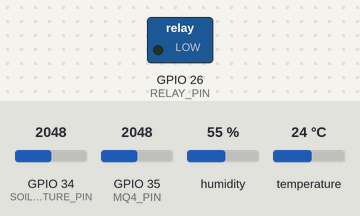
Simulated run of this sketch. Board: ESP32. On the bench: switched loads named in the sketch (green lamp = pin HIGH). Inputs (shaded band) come from the test bench; at power-on: GPIO 34 (SOIL_MOISTURE_PIN) = 2048, GPIO 35 (MQ4_PIN) = 2048, humidity 55 %, temperature 24 °C. WiFi joins after 1.5 s; servers stay silent unless stated; uploads are accepted with an empty reply; what the sketch prints to the serial monitor is not drawn.

Above: at 2.7 s.
2.8 s: GPIO 34 (SOIL_MOISTURE_PIN) set to 2517
8.6 s: GPIO 34 (SOIL_MOISTURE_PIN) set to 2591
At 12.6 s:
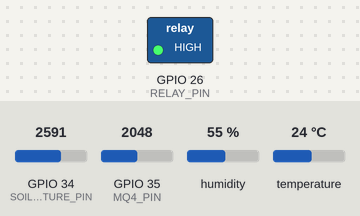
14.4 s: GPIO 34 (SOIL_MOISTURE_PIN) set to 2243
23.8 s: GPIO 34 (SOIL_MOISTURE_PIN) set to 2145
At 28.7 s:
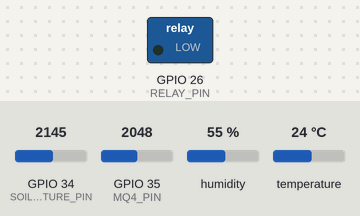
29.6 s: GPIO 34 (SOIL_MOISTURE_PIN) set to 2866
At 34.1 s:
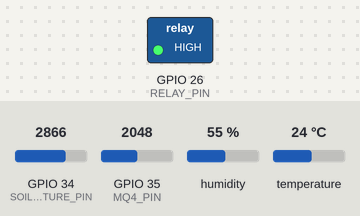
Timing chart, 0 to 35.6 s (numbered marks = the images above; inputs shaded):
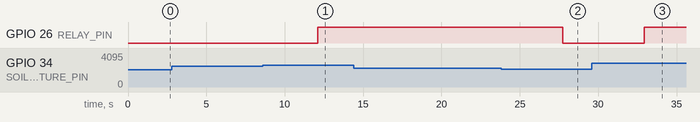

Measured:
- the behaviour switches between 2550 and 2551 on GPIO 34 (SOIL_MOISTURE_PIN) (found by bisection; images 0 and 1)
- the behaviour switches between 2190 and 2189 on GPIO 34 (SOIL_MOISTURE_PIN) (found by bisection; images 1 and 2)
- after the input at 2.8 s, every drawn part: stays the same
- after the input at 8.6 s, GPIO 26 (RELAY_PIN): LOW → HIGH after 3.5 s
- after the input at 14.4 s, every drawn part: stays the same
- after the input at 23.8 s, GPIO 26 (RELAY_PIN): HIGH → LOW after 3.9 s
- after the input at 29.6 s, GPIO 26 (RELAY_PIN): LOW → HIGH after 3.3 s

The sketch:

esp32_example.ino
```cpp
/*
  AgriFuel AI — ESP32 Hardware Example (Future Integration)
  ----------------------------------------------------------
  This sketch is a REFERENCE for how a real ESP32-based farm sensor
  node could eventually send live data to the AgriFuel AI web app.

  It is NOT required to run the hackathon prototype. The web app works
  entirely in DEMO MODE using simulated sensor data — this file exists
  only to show the team's plan for real hardware integration.

  Hardware used in this reference design:
    - ESP32 Dev Board      : Wi-Fi enabled microcontroller, the "brain"
                              of the sensor node.
    - DHT22                : Digital temperature + humidity sensor.
    - Soil Moisture Sensor : Analog capacitive/resistive probe placed
                              in the root zone to estimate soil water
                              content (0-100%).
    - MQ-4                 : Analog gas sensor used here as a rough
                              indicator of methane/biogas-related gas
                              concentration near a biogas digester.
    - Relay Module         : Switches a water pump ON/OFF, controllable
                              remotely from the AgriFuel AI dashboard.

  Data flow (future state):
    ESP32 reads sensors -> formats JSON -> POSTs to a backend endpoint
    -> AgriFuel AI dashboard displays live readings in "Live Mode"
    instead of the current Demo Mode simulation.
*/

#include <WiFi.h>
#include <HTTPClient.h>
#include <DHT.h>

// ---------- Wi-Fi configuration (replace with real credentials) ----------
const char* WIFI_SSID = "YOUR_WIFI_SSID";
const char* WIFI_PASSWORD = "YOUR_WIFI_PASSWORD";

// ---------- Backend endpoint (future integration target) ----------
const char* SERVER_URL = "https://your-agrifuel-backend.example.com/api/sensor-data";

// ---------- Pin assignments ----------
#define DHTPIN 4          // DHT22 data pin
#define DHTTYPE DHT22
#define SOIL_MOISTURE_PIN 34   // Analog input for soil moisture probe
#define MQ4_PIN 35             // Analog input for MQ-4 gas sensor
#define RELAY_PIN 26            // Digital output controlling pump relay

DHT dht(DHTPIN, DHTTYPE);
bool pumpStatus = false;

void connectWiFi() {
  WiFi.begin(WIFI_SSID, WIFI_PASSWORD);
  Serial.print("Connecting to WiFi");
  while (WiFi.status() != WL_CONNECTED) {
    delay(500);
    Serial.print(".");
  }
  Serial.println("\nWiFi connected.");
}

// Reads the raw analog soil moisture value and converts it to an
// approximate 0-100% scale. Calibrate LOW/HIGH for your specific probe.
float readSoilMoisturePercent() {
  int raw = analogRead(SOIL_MOISTURE_PIN);
  int dryValue = 3000;  // raw reading in completely dry soil (calibrate)
  int wetValue = 1200;  // raw reading in fully saturated soil (calibrate)
  float percent = 100.0 * (dryValue - raw) / (dryValue - wetValue);
  if (percent < 0) percent = 0;
  if (percent > 100) percent = 100;
  return percent;
}

// Reads the MQ-4 gas sensor as a simple 0-100 relative indicator.
float readGasLevelPercent() {
  int raw = analogRead(MQ4_PIN);
  float percent = (raw / 4095.0) * 100.0;
  return percent;
}

void sendSensorData(float temperature, float humidity, float soilMoisture, float gasLevel) {
  if (WiFi.status() != WL_CONNECTED) return;

  HTTPClient http;
  http.begin(SERVER_URL);
  http.addHeader("Content-Type", "application/json");

  String payload = "{";
  payload += "\"temperature\":" + String(temperature, 1) + ",";
  payload += "\"humidity\":" + String(humidity, 1) + ",";
  payload += "\"soilMoisture\":" + String(soilMoisture, 1) + ",";
  payload += "\"gasLevel\":" + String(gasLevel, 1) + ",";
  payload += "\"pumpStatus\":\"" + String(pumpStatus ? "ON" : "OFF") + "\"";
  payload += "}";

  int responseCode = http.POST(payload);
  Serial.printf("POST sensor data -> HTTP %d\n", responseCode);
  http.end();
}

void setup() {
  Serial.begin(115200);
  pinMode(RELAY_PIN, OUTPUT);
  digitalWrite(RELAY_PIN, LOW); // pump OFF by default
  dht.begin();
  connectWiFi();
}

void loop() {
  float temperature = dht.readTemperature();
  float humidity = dht.readHumidity();

  if (isnan(temperature) || isnan(humidity)) {
    Serial.println("Failed to read from DHT22 sensor. Skipping this cycle.");
    delay(3000);
    return;
  }

  float soilMoisture = readSoilMoisturePercent();
  float gasLevel = readGasLevelPercent();

  Serial.printf(
    "Temp: %.1fC  Humidity: %.1f%%  Soil: %.1f%%  Gas: %.1f%%  Pump: %s\n",
    temperature, humidity, soilMoisture, gasLevel, pumpStatus ? "ON" : "OFF"
  );

  sendSensorData(temperature, humidity, soilMoisture, gasLevel);

  // Example: auto-irrigate if soil moisture drops below a threshold.
  // In the real product, pump control would instead be driven remotely
  // by a command fetched from the AgriFuel AI backend.
  if (soilMoisture < 25 && !pumpStatus) {
    pumpStatus = true;
    digitalWrite(RELAY_PIN, HIGH);
  } else if (soilMoisture > 45 && pumpStatus) {
    pumpStatus = false;
    digitalWrite(RELAY_PIN, LOW);
  }

  delay(5000); // read every 5 seconds
}
```
